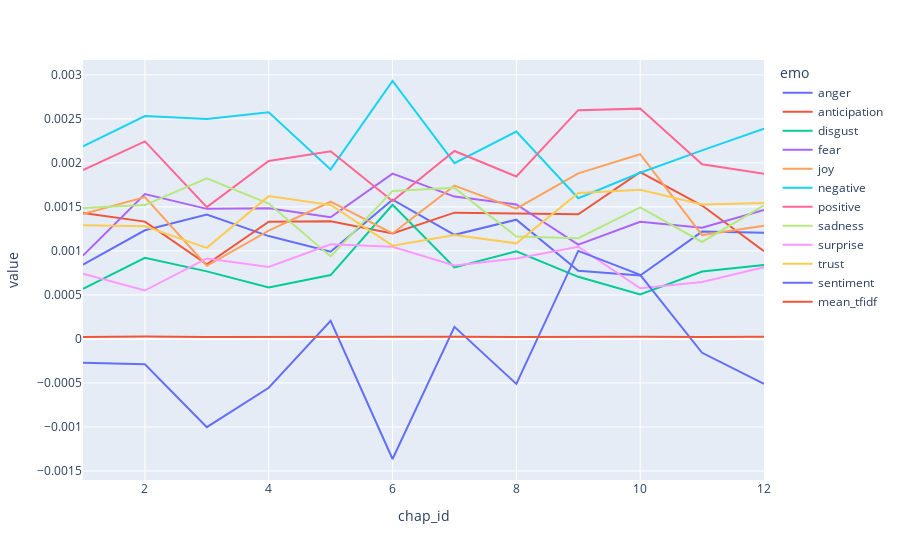

This figure's notebook cell:
### Code cell
px.line(aiw_chaps_thin, x='chap_id', y='value', color='emo')

### Figure 1 — Plotly figure (JSON) as saved in the notebook; plotly's stock layout.template omitted (floating-point values rounded to 4 significant figures)
{"data": [{"hovertemplate": "emo=anger<br>chap_id=%{x}<br>value=%{y}<extra></extra>", "legendgroup": "anger", "line": {"color": "#636efa", "dash": "solid"}, "marker": {"symbol": "circle"}, "mode": "lines", "name": "anger", "orientation": "v", "showlegend": true, "type": "scatter", "x": [1, 2, 3, 4, 5, 6, 7, 8, 9, 10, 11, 12], "xaxis": "x", "y": [0.0008452, 0.001235, 0.001415, 0.001169, 0.0009919, 0.001582, 0.001183, 0.001355, 0.0007747, 0.0007205, 0.00122, 0.001207], "yaxis": "y"}, {"hovertemplate": "emo=anticipation<br>chap_id=%{x}<br>value=%{y}<extra></extra>", "legendgroup": "anticipation", "line": {"color": "#EF553B", "dash": "solid"}, "marker": {"symbol": "circle"}, "mode": "lines", "name": "anticipation", "orientation": "v", "showlegend": true, "type": "scatter", "x": [1, 2, 3, 4, 5, 6, 7, 8, 9, 10, 11, 12], "xaxis": "x", "y": [0.001431, 0.001333, 0.0008491, 0.001333, 0.001336, 0.001197, 0.001435, 0.001428, 0.001416, 0.001896, 0.001516, 0.0009973], "yaxis": "y"}, {"hovertemplate": "emo=disgust<br>chap_id=%{x}<br>value=%{y}<extra></extra>", "legendgroup": "disgust", "line": {"color": "#00cc96", "dash": "solid"}, "marker": {"symbol": "circle"}, "mode": "lines", "name": "disgust", "orientation": "v", "showlegend": true, "type": "scatter", "x": [1, 2, 3, 4, 5, 6, 7, 8, 9, 10, 11, 12], "xaxis": "x", "y": [0.00057, 0.0009217, 0.0007676, 0.0005843, 0.000726, 0.001524, 0.0008135, 0.0009954, 0.0007058, 0.0005046, 0.0007654, 0.0008413], "yaxis": "y"}, {"hovertemplate": "emo=fear<br>chap_id=%{x}<br>value=%{y}<extra></extra>", "legendgroup": "fear", "line": {"color": "#ab63fa", "dash": "solid"}, "marker": {"symbol": "circle"}, "mode": "lines", "name": "fear", "orientation": "v", "showlegend": true, "type": "scatter", "x": [1, 2, 3, 4, 5, 6, 7, 8, 9, 10, 11, 12], "xaxis": "x", "y": [0.0009464, 0.001645, 0.001478, 0.001485, 0.001382, 0.001878, 0.001618, 0.001529, 0.001072, 0.001331, 0.001265, 0.001465], "yaxis": "y"}, {"hovertemplate": "emo=joy<br>chap_id=%{x}<br>value=%{y}<extra></extra>", "legendgroup": "joy", "line": {"color": "#FFA15A", "dash": "solid"}, "marker": {"symbol": "circle"}, "mode": "lines", "name": "joy", "orientation": "v", "showlegend": true, "type": "scatter", "x": [1, 2, 3, 4, 5, 6, 7, 8, 9, 10, 11, 12], "xaxis": "x", "y": [0.00142, 0.001611, 0.0008313, 0.00123, 0.001559, 0.001199, 0.001742, 0.00148, 0.001881, 0.002099, 0.00118, 0.001285], "yaxis": "y"}, {"hovertemplate": "emo=negative<br>chap_id=%{x}<br>value=%{y}<extra></extra>", "legendgroup": "negative", "line": {"color": "#19d3f3", "dash": "solid"}, "marker": {"symbol": "circle"}, "mode": "lines", "name": "negative", "orientation": "v", "showlegend": true, "type": "scatter", "x": [1, 2, 3, 4, 5, 6, 7, 8, 9, 10, 11, 12], "xaxis": "x", "y": [0.002189, 0.002532, 0.0025, 0.002576, 0.001927, 0.002931, 0.001997, 0.002357, 0.001599, 0.001888, 0.002142, 0.002389], "yaxis": "y"}, {"hovertemplate": "emo=positive<br>chap_id=%{x}<br>value=%{y}<extra></extra>", "legendgroup": "positive", "line": {"color": "#FF6692", "dash": "solid"}, "marker": {"symbol": "circle"}, "mode": "lines", "name": "positive", "orientation": "v", "showlegend": true, "type": "scatter", "x": [1, 2, 3, 4, 5, 6, 7, 8, 9, 10, 11, 12], "xaxis": "x", "y": [0.001918, 0.002245, 0.001498, 0.002021, 0.002132, 0.001567, 0.002135, 0.001845, 0.002599, 0.002617, 0.001985, 0.001877], "yaxis": "y"}, {"hovertemplate": "emo=sadness<br>chap_id=%{x}<br>value=%{y}<extra></extra>", "legendgroup": "sadness", "line": {"color": "#B6E880", "dash": "solid"}, "marker": {"symbol": "circle"}, "mode": "lines", "name": "sadness", "orientation": "v", "showlegend": true, "type": "scatter", "x": [1, 2, 3, 4, 5, 6, 7, 8, 9, 10, 11, 12], "xaxis": "x", "y": [0.001488, 0.001521, 0.001825, 0.001539, 0.0009379, 0.001682, 0.001717, 0.001164, 0.001145, 0.001494, 0.001102, 0.001519], "yaxis": "y"}, {"hovertemplate": "emo=surprise<br>chap_id=%{x}<br>value=%{y}<extra></extra>", "legendgroup": "surprise", "line": {"color": "#FF97FF", "dash": "solid"}, "marker": {"symbol": "circle"}, "mode": "lines", "name": "surprise", "orientation": "v", "showlegend": true, "type": "scatter", "x": [1, 2, 3, 4, 5, 6, 7, 8, 9, 10, 11, 12], "xaxis": "x", "y": [0.0007403, 0.0005499, 0.0009149, 0.0008184, 0.001075, 0.001048, 0.0008341, 0.000914, 0.001047, 0.0005761, 0.000648, 0.0008147], "yaxis": "y"}, {"hovertemplate": "emo=trust<br>chap_id=%{x}<br>value=%{y}<extra></extra>", "legendgroup": "trust", "line": {"color": "#FECB52", "dash": "solid"}, "marker": {"symbol": "circle"}, "mode": "lines", "name": "trust", "orientation": "v", "showlegend": true, "type": "scatter", "x": [1, 2, 3, 4, 5, 6, 7, 8, 9, 10, 11, 12], "xaxis": "x", "y": [0.001291, 0.001281, 0.001035, 0.001623, 0.001523, 0.00106, 0.001181, 0.001086, 0.001658, 0.001696, 0.001527, 0.001546], "yaxis": "y"}, {"hovertemplate": "emo=sentiment<br>chap_id=%{x}<br>value=%{y}<extra></extra>", "legendgroup": "sentiment", "line": {"color": "#636efa", "dash": "solid"}, "marker": {"symbol": "circle"}, "mode": "lines", "name": "sentiment", "orientation": "v", "showlegend": true, "type": "scatter", "x": [1, 2, 3, 4, 5, 6, 7, 8, 9, 10, 11, 12], "xaxis": "x", "y": [-0.0002715, -0.0002873, -0.001002, -0.0005547, 0.0002051, -0.001364, 0.0001379, -0.0005113, 0.001, 0.0007287, -0.000157, -0.0005115], "yaxis": "y"}, {"hovertemplate": "emo=mean_tfidf<br>chap_id=%{x}<br>value=%{y}<extra></extra>", "legendgroup": "mean_tfidf", "line": {"color": "#EF553B", "dash": "solid"}, "marker": {"symbol": "circle"}, "mode": "lines", "name": "mean_tfidf", "orientation": "v", "showlegend": true, "type": "scatter", "x": [1, 2, 3, 4, 5, 6, 7, 8, 9, 10, 11, 12], "xaxis": "x", "y": [2.247e-05, 2.75e-05, 2.134e-05, 2.427e-05, 2.301e-05, 2.672e-05, 2.528e-05, 2.169e-05, 2.472e-05, 2.539e-05, 2.184e-05, 2.554e-05], "yaxis": "y"}], "layout": {"legend": {"title": {"text": "emo"}, "tracegroupgap": 0}, "margin": {"t": 60}, "xaxis": {"anchor": "y", "domain": [0, 1], "title": {"text": "chap_id"}}, "yaxis": {"anchor": "x", "domain": [0, 1], "title": {"text": "value"}}}}
